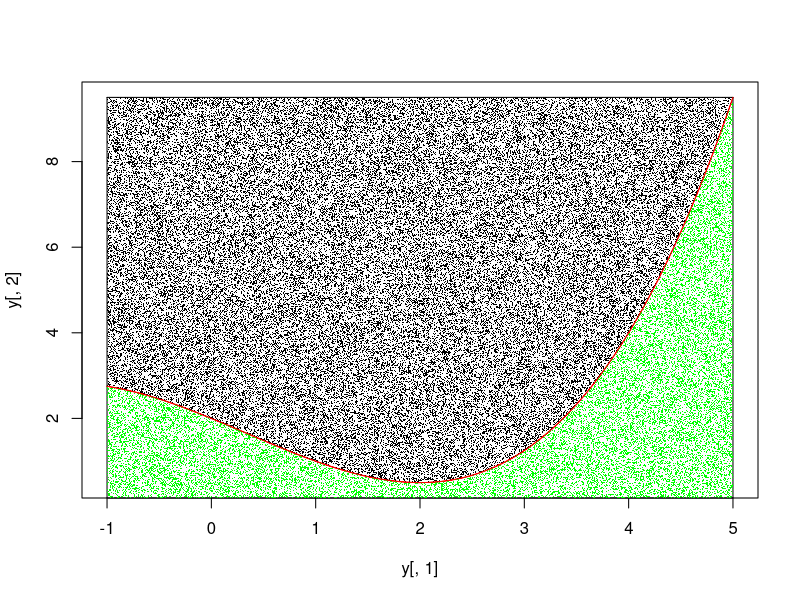
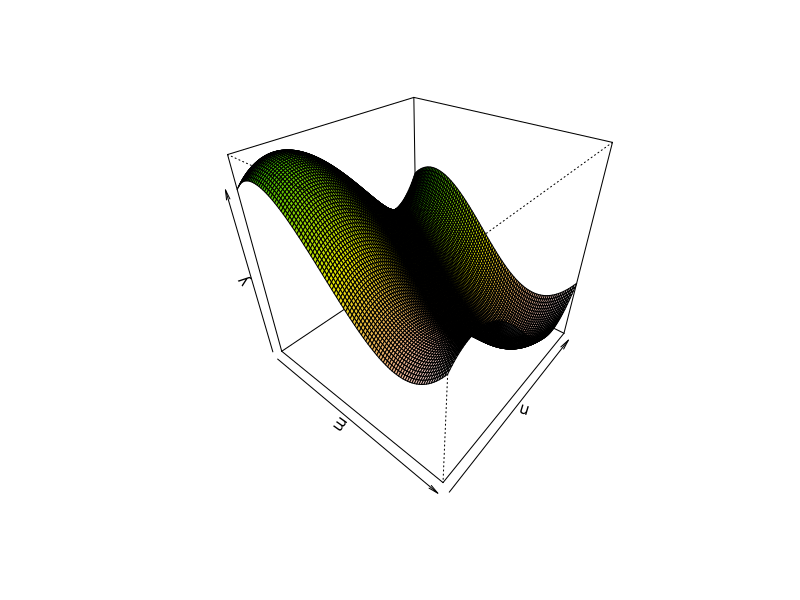

These figures' R source, in order:
############################ function 2D ################################

# Function which calculates the intergral using MC symulation
# f - f(x)
# a - the lower limit of integration.
# b - the upper limit of integration
# iter - number of itereations

mcint<-function(f, a, b, iter){
  l1<-b-a;					
  l2<-l1/1000;				
  x<-seq(a,b,by=l2);
  y<-matrix(NA,1001,2);			
  y[,1]<-x;					
  y[,2]<-f(x);				
  plot(y[,1],y[,2],pch=".", col="red");	
  lines(y[,1],y[,2],col="red");		
  s1<-0;
  s2<-0;
  ##### HERE ADJUSTMENT!!! ######
  sup1<-0; ### We have to set sup1 = 0 :) 
  ##### HERE ADJUSTMENT!!! ######
  sup2<-max(y[,2]);
  lines(c(a,a),c(sup1,sup2),col="black");
  lines(c(b,b),c(sup1,sup2),col="black");
  lines(c(a,b),c(sup2,sup2),col="black");
  lines(c(a,b),c(sup1,sup1),col="black");
  # 
  if(sup2==Inf) integral<-Inf;
  if(sup2!=Inf){
    for(i in 1:iter){
      m<-runif(1,a,b);
      n<-runif(1,sup1,sup2);
      r<-f(m);
      if(r>0){
        if(n>r | n<0)
        {
          s2<-s2+1;
          points(m,n,pch=".", col="black")
        };
        if(n<r & n>0){
          s1<-s1+1;
          points(m,n,pch=".", col="green")
        }
      };
      if(r<0){
        if(n<r | n>0){
          
          s2<-s2+1;
          points(m,n,pch=".", col="black")
        };
        if(n>r & n<0){
          s1<-s1-1;
          
          points(m,n,pch=".", col="green")	        }
      };
    };
    pole <-(b-a)*(sup2-sup1);
    procent<-s1/iter;
    # wartość całki
    integral<-procent*pole;
    print(integral)
    lines(y[,1],y[,2],col="red");
  };
  mcint<-integral
  lines(c(a,b),c(0,0),col="blue", lwd=3);
  return(mcint)
}


############################ function 2D ################################

# Function which calculates the intergral using MC symulation
# f - f(x,y)
# a - the lower and upper limits of integration for x 
# b - the lower and upper limits of integration for y

mcint2<-function(f, a, b, iter){		
  l1<-a[2]-a[1];		
  l2<-b[2]-b[1];			
  l3<-l1/100;			
  l4<-l2/100;			
  ## osi
  m<-seq(a[1],a[2],by=l3);	
  n<-seq(b[1],b[2],by=l4);	
  y<-matrix(NA,101,101);	
    for(i in 1:101){		
    for(j in 1:101){
      y[i,j]<-f(m[i],n[j])
    }
  };
  persp(m,n,y,col=terrain.colors(100),theta=40,phi=35); 
  sup1<-min(y);		
  sup2<-max(y);		
  s1<-0;			
  s2<-0;
  if(sup2==Inf) integral<-Inf;		
  if(sup1==(-Inf)) integral<-(-Inf);
  if(sup2!=Inf & sup1!=(-Inf)){	
    for(i in 1:iter){
      a1<-runif(1,a[1],a[2]);		
      a2<-runif(1,b[1],b[2]);		
      a3<-runif(1,sup1,sup2);		
      w<-f(a1,a2);				
      if(w>0){					
        if(a3<w & a3>0) s1<-s1+1;
        if(a3>w) s2<-s2+1;
        if(a3<w & a3<0) s2<-s2+1;
      };
      if(w<0){				
        if(a3<w) s2<-s2+1;
        if(a3>w & a3<0) s1<-s1-1;
        if(a3>w & a3>0) s2<-s2+1
      }
    };
    v<-sqrt((a[2]-a[1])^2)*sqrt((b[2]-b[1])^2)*sqrt((sup2-sup1)^2); 
   
    procent<-s1/iter;			
    
    integral<-procent*v;		
  };
  mcint2<-integral	}			


############## Example 1 #################
############## 2D ########################
  
funkcja3<-function(x) {(1/8)*x^3-(1/8)*x^2-1*x+2}	
integral_1 <- mcint(funkcja3,-1,5,100000)	
integral_1

############## Example 2 #################
############## 3D ########################

funkcja4<-function(x,y) {(1/8)*x^3-(1/8)*x^2-x+2+(1/8)*y^3-(1/8)*y^2-1*y}
a<-c(-2,3)		
b<-c(-2,3)			
integral_2  <- mcint2(funkcja4,a,b,10000)	
integral_2 